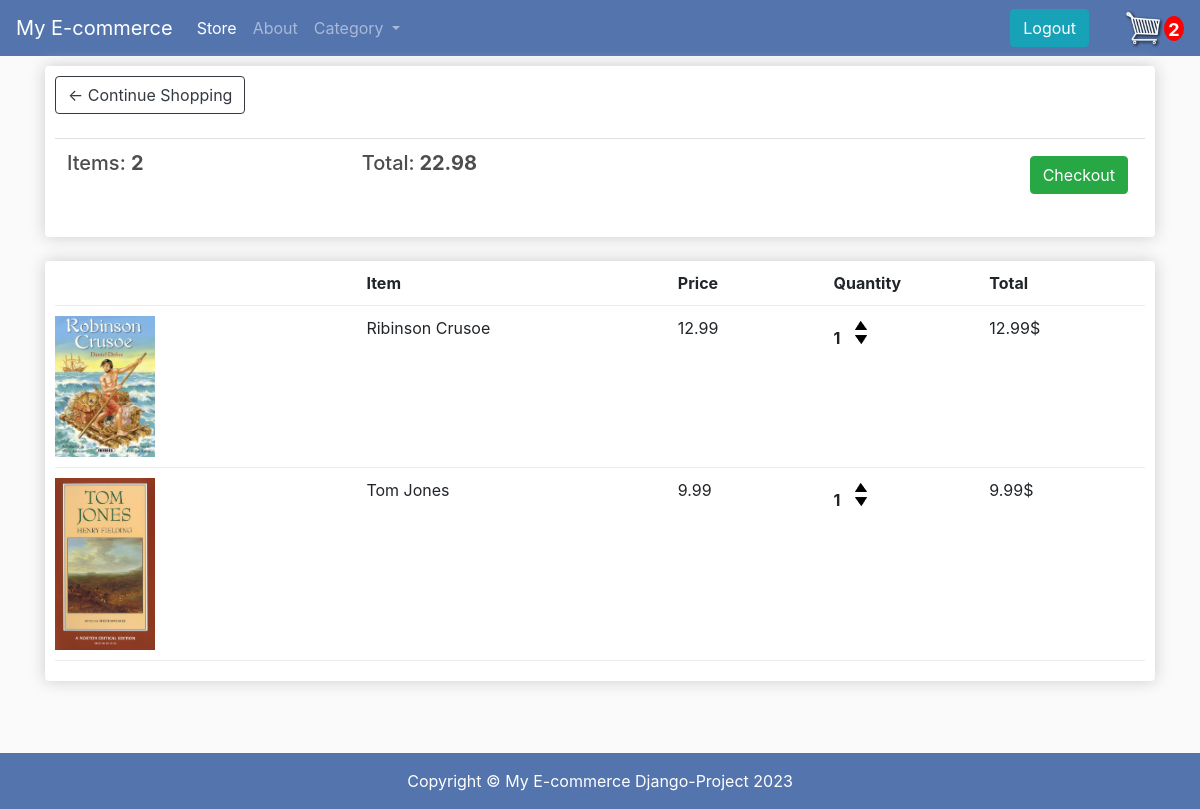
The app's page /cart/ (signed in) with its own data.
### store/models.py (models this page shows, shortened)
class Order(models.Model):
    customer = models.ForeignKey(Customer, on_delete=models.SET_NULL, null=True, blank=True)
    date_ordered = models.DateTimeField(auto_now_add=True)
    complete = models.BooleanField(default=False)
    transaction_id = models.CharField(max_length=100, null=True)
    @property
    def get_cart_tot(self):
        orderitems = self.orderitem_set.all()
        total = sum([item.get_total for item in orderitems ])
        return total
    @property
    def get_cart_items(self):
        orderitems = self.orderitem_set.all()
        total = sum([item.quantity for item in orderitems ])
        return total

class OrderItem(models.Model):
    product = models.ForeignKey(Product, on_delete = models.SET_NULL, null=True)
    order = models.ForeignKey(Order, on_delete = models.SET_NULL, null=True)
    quantity = models.IntegerField(default = 0, null = True, blank = True)
    date_added = models.DateTimeField(auto_now_add=True)
    @property
    def get_total(self):
        total = self.product.price * self.quantity
        return total

class Product(models.Model):
    name = models.CharField(max_length=200, null=True)
    price = models.DecimalField(max_digits=7, decimal_places=2)
    digital = models.BooleanField(default=False, null=True, blank=True)
    category = models.ForeignKey(Category, on_delete= models.CASCADE, default=1)
    description = models.CharField(max_length=300, default='', blank=True)
    image = models.ImageField(null=True, blank =True)
    @property
    def imageURL(self):
        try:
            url= self.image.url
        except:
            url = ''
        return url

### store/views.py (the view)
# urls.py: path('cart/', views.cart, name= "cart"),
def cart(request):
    data = cartData(request)
    cartItems = data['cartItems']
    order = data['order']
    items = data['items']
    context = {'items' : items, 'order': order, 'cartItems': cartItems}
    return render (request, 'store/cart.html', context)

### store/utils.py (called while the page is built)
def cartData(request):
    if request.user.is_authenticated:
        customer = request.user.customer
        order, created = Order.objects.get_or_create(customer = customer, complete = False)
        items = order.orderitem_set.all()
        cartItems = order.get_cart_items
    else:
        cookieData = cookieCart(request)
        cartItems = cookieData['cartItems']
        order = cookieData['order']
        items = cookieData['items']
    return{'cartItems' : cartItems, 'order': order, 'items': items}

### store/templates/store/cart.html
{% extends 'store/main.html' %}
 {% load static %}
 {% static "images" as baseUrl %}
 {% block content %}
 <div class="row">
    <div class="col-lg-12">
        <div class="box-element">
            <a  class="btn btn-outline-dark" href="{% url 'store' %}">&#x2190; Continue Shopping</a>
            <br>
            <br>
            <table class="table">
                <tr>
                    <th><h5>Items: <strong>{{order.get_cart_items}}</strong></h5></th>
                    <th><h5>Total:<strong> {{order.get_cart_tot}}</strong></h5></th>
                    <th>
                        <a  style="float:right; margin:5px;" class="btn btn-success" href="{% url 'checkout' %}">Checkout</a>
                    </th>
                </tr>
            </table>
        </div>
        <br>
        <div class="box-element">
            <div class="cart-row">
                <div style="flex:2"></div>
                <div style="flex:2"><strong>Item</strong></div>
                <div style="flex:1"><strong>Price</strong></div>
                <div style="flex:1"><strong>Quantity</strong></div>
                <div style="flex:1"><strong>Total</strong></div>
            </div>
            {% for item in items %}
            <div class="cart-row">
                <div style="flex:2"><img class="row-image" src="{{ item.product.imageURL }}"></div>
                <div style="flex:2">{{item.product.name}}</div>
                <div style="flex:1">{{item.product.price|floatformat:2}}</div>
                <div style="flex:1">
                    <p class="quantity">{{item.quantity}}</p>
                    <div class="quantity">
                        <img data-product={{item.product.id}} data-action="add"  class="chg-quantity update-cart" src="{% static  'images/arrow-up.png' %}">
                        <img data-product={{item.product.id}} data-action="remove" class="chg-quantity update-cart" src="{% static  'images/arrow-down.png' %}">
                    </div>
                </div>
                <div style="flex:1"><p>{{item.get_total}}$</p></div>
            </div>
            {% endfor %}
        </div>
    </div>
</div>
 {% endblock content %}

### static/css/main.css (style rules this page uses)
body { background-color: hsl(0, 0%, 98%); }
h1,h2,h3,h4,h5,h6 { color:hsl(0, 0%, 30%); }
.box-element { box-shadow:hsl(0, 0%, 80%) 0 0 16px; background-color: #fff; border-radius: 4px; padding: 10px; }
.col-lg-4, .col-lg-6, .col-lg-8, .col-lg-12 { margin-top: 10px; }
.btn { border-radius: 5; }
.row-image { width: 100px; }
.cart-row { display: flex; align-items: flex-stretch; padding-bottom: 10px; margin-bottom: 10px; border-bottom: 1px solid #ececec; }
.quantity { display: inline-block; font-weight: 700; padding-right:10px; }
.chg-quantity { width: 12px; cursor: pointer; display: block; margin-top: 5px; transition:.1s; }

### records on screen
Order: get_cart_items "2", get_cart_tot "22.98"
OrderItem: product.imageURL (picture), product.name "Ribinson Crusoe", product.price "12.99", quantity "1", get_total "12.99"
OrderItem: product.imageURL (picture), product.name "Tom Jones", product.price "9.99", quantity "1", get_total "9.99"

### other values on screen
{{ cartItems }} "2"
